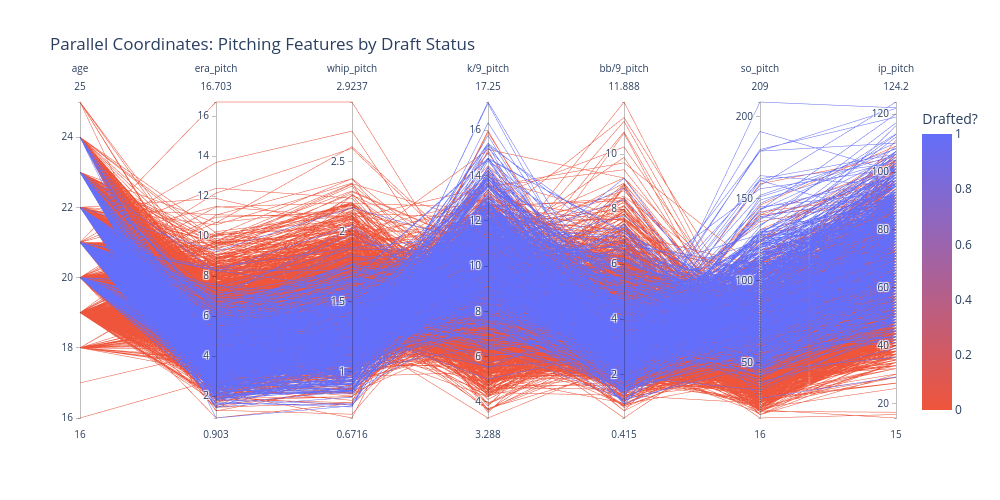

Notebook source saved alongside this figure:
### Code cell
# Pick the features on the PCP axes
pcp_features = ['age', 'era_pitch', 'whip_pitch', 'k/9_pitch', 'bb/9_pitch', 'so_pitch', 'ip_pitch']

# Build a temporary df with those features + the target
pcp_df = df[pcp_features + ['Drafted?']].dropna()

fig = px.parallel_coordinates(
    pcp_df,
    color='Drafted?',
    dimensions=pcp_features,
    color_continuous_scale=['#EF553B', '#636EFA'],  # red = 0, blue = 1
    title='Parallel Coordinates: Pitching Features by Draft Status'
)

fig.update_layout(width=1000, height=500)
fig.show()

### Figure 1 — Plotly figure (JSON) as saved in the notebook; plotly's stock layout.template omitted (floating-point values rounded to 4 significant figures; data arrays with more than 128 entries replaced by an {"elided": "..."} marker saying what was removed)
{"data": [{"dimensions": [{"label": "age", "values": {"elided": "3073 float values"}}, {"label": "era_pitch", "values": {"elided": "3073 float values"}}, {"label": "whip_pitch", "values": {"elided": "3073 float values"}}, {"label": "k/9_pitch", "values": {"elided": "3073 float values"}}, {"label": "bb/9_pitch", "values": {"elided": "3073 float values"}}, {"label": "so_pitch", "values": {"elided": "3073 float values"}}, {"label": "ip_pitch", "values": {"elided": "3073 float values"}}], "domain": {"x": [0, 1], "y": [0, 1]}, "line": {"color": {"elided": "3073 int values"}, "coloraxis": "coloraxis"}, "name": "", "type": "parcoords"}], "layout": {"coloraxis": {"colorbar": {"title": {"text": "Drafted?"}}, "colorscale": [[0, "#EF553B"], [1, "#636EFA"]]}, "height": 500, "legend": {"tracegroupgap": 0}, "title": {"text": "Parallel Coordinates: Pitching Features by Draft Status"}, "width": 1000}}
